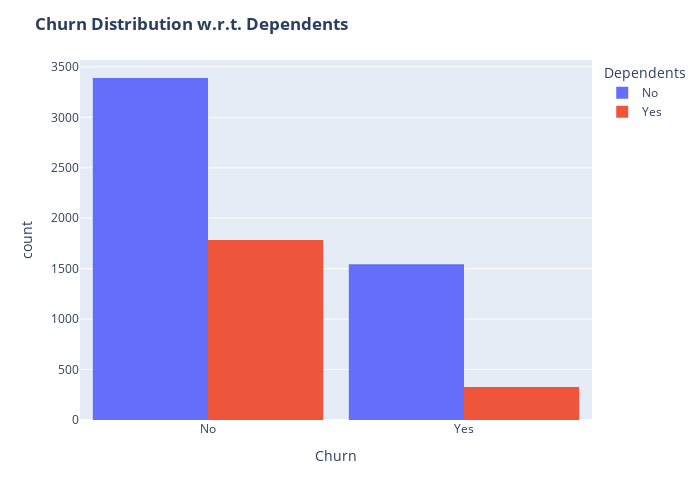

Write notebook code for a chart like this one.
### Markdown cell above
Customers having DSL service are majority in number and have less churn rate compared to Fibre optic service.

### Code cell
plot_churn_vs_category(
    Data,
    churn_col="Churn",
    category_col="Dependents",
    title="<b>Churn Distribution w.r.t. Dependents</b>"
)

### Figure 1 — Plotly figure (JSON) as saved in the notebook; plotly's stock layout.template omitted (floating-point values rounded to 4 significant figures; data arrays with more than 128 entries replaced by an {"elided": "..."} marker saying what was removed)
{"data": [{"alignmentgroup": "True", "bingroup": "x", "hovertemplate": "Dependents=No<br>Churn=%{x}<br>count=%{y}<extra></extra>", "legendgroup": "No", "marker": {"color": "#636efa", "pattern": {"shape": ""}}, "name": "No", "offsetgroup": "No", "orientation": "v", "showlegend": true, "type": "histogram", "x": {"elided": "4933 str values"}, "xaxis": "x", "yaxis": "y"}, {"alignmentgroup": "True", "bingroup": "x", "hovertemplate": "Dependents=Yes<br>Churn=%{x}<br>count=%{y}<extra></extra>", "legendgroup": "Yes", "marker": {"color": "#EF553B", "pattern": {"shape": ""}}, "name": "Yes", "offsetgroup": "Yes", "orientation": "v", "showlegend": true, "type": "histogram", "x": {"elided": "2110 str values"}, "xaxis": "x", "yaxis": "y"}], "layout": {"bargap": 0.1, "barmode": "group", "height": 500, "legend": {"title": {"text": "Dependents"}, "tracegroupgap": 0}, "margin": {"t": 60}, "title": {"text": "<b>Churn Distribution w.r.t. Dependents</b>"}, "width": 700, "xaxis": {"anchor": "y", "domain": [0, 1], "title": {"text": "Churn"}}, "yaxis": {"anchor": "x", "domain": [0, 1], "title": {"text": "count"}}}}
